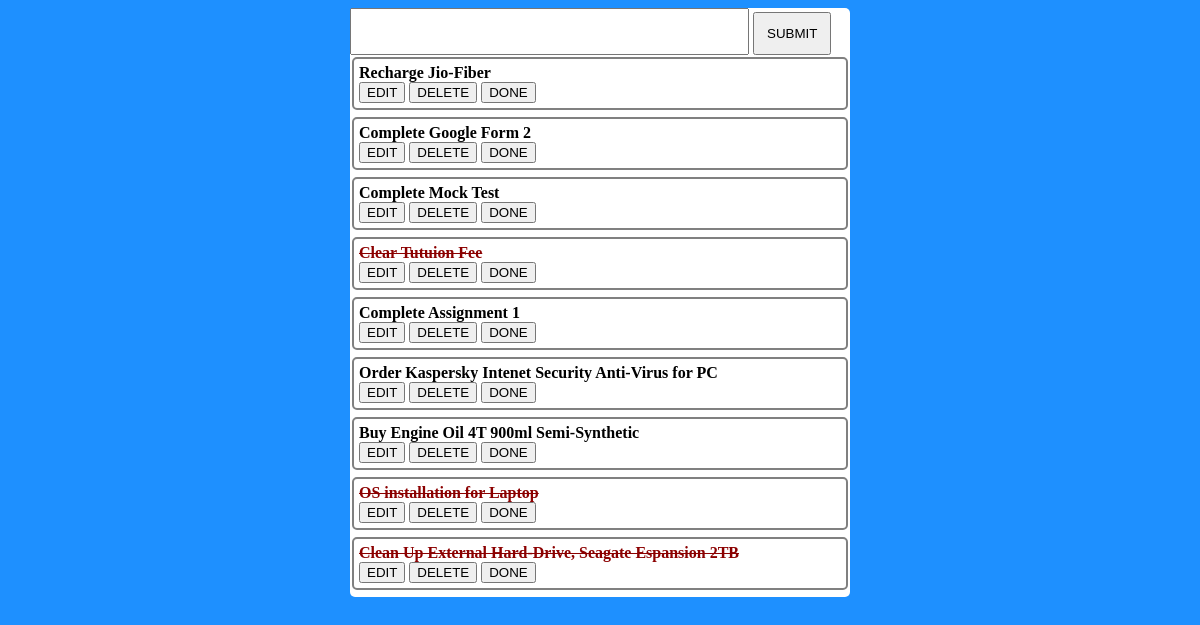
The page / on the database its author committed.
### my_api/models.py (models this page shows, shortened)
class Tasks(models.Model):
    Title = models.TextField()
    Completed = models.BooleanField(default=False, blank=True, null=True)
    class Meta:
        verbose_name = "Task"
        verbose_name_plural = "Tasks"

### my_api/views.py (the view)
# urls.py: path('', homePage, name='home'),
def homePage(request):
    queryset = Tasks.objects.all().order_by('-id')
    context = {'tasks': queryset, }
    return render(request, 'index.html', context=context)

### templates/index.html (shortened to what this page needs)
{% load static %}
<!DOCTYPE html>
<html lang="en">
<head>
    <link rel="stylesheet" href="{% static 'master.css' %}">
</head>
<body>
<div class="main_container">
  <div class="user_input" id="input_form">
    <form>
      <input type="text" name="title" value="">
      <button hx-post="{% url 'create' %}" hx-trigger="click" hx-swap="afterbegin" hx-target=".lists">SUBMIT</button>
    </form>
  </div>
  <div class="lists" >
    {% for task in tasks %}
      {% include 'partials/singletask.html' %}
    {% endfor %}
  </div>
</div>
</body>
</html>

### templates/partials/singletask.html
<div class="task task{{ task.id }}" id="kk{{ task.id }}">
  <strong class="{{ task.Completed }}">{{ task.Title }}</strong>
    <div class="btns">
      <button hx-post="{% url 'update' task.id %}" hx-trigger="click"
              hx-swap="innerHTML" hx-target="#input_form"
              >EDIT</button>
      <button hx-post="{% url 'delete' task.id %}" hx-trigger="click"
              hx-swap="delete" hx-target=".task{{ task.id }}"
              >DELETE</button>
      <button hx-post="{% url 'completed' task.id %}" hx-trigger="click"
              hx-swap="outerHTML" hx-target=".task{{ task.id }}"
              >DONE</button>
    </div>
</div>

### static/master.css (style rules this page uses)
body { background-color: dodgerblue; }
.main_container { width: 500px; margin: auto; background-color: #fff; height: auto; border-radius: 5px; }
.user_input input[type=text] { width: 75%; padding: 10px; font-size: 20px; }
.user_input button { padding: 12px; margin: 0; }
.lists { display: flex; margin: 2px; flex-direction: column; }
.task { padding: 5px; text-align: left; margin-bottom: 7px; border: 2px solid grey; border-radius: 5px; }
.True { text-decoration: line-through; margin-right: 5px; color: darkred; }

### rows shown on the page
Tasks: Title "Recharge Jio-Fiber"
Tasks: Title "Complete Google Form 2"
Tasks: Title "Complete Mock Test"
Tasks: Title "Clear Tutuion Fee"
Tasks: Title "Complete Assignment 1"
Tasks: Title "Order Kaspersky Intenet Security Anti-Virus for PC"
Tasks: Title "Buy Engine Oil 4T 900ml Semi-Synthetic"
Tasks: Title "OS installation for Laptop"
Tasks: Title "Clean Up External Hard-Drive, Seagate Espansion 2TB"
